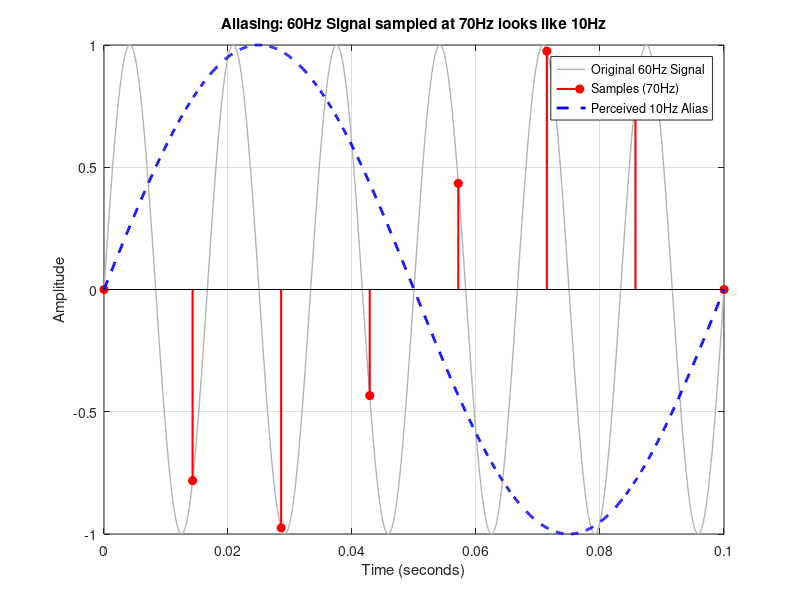

The MATLAB source for this figure:
% Aliasing Demonstration - Corrected
clear; clc; close all;

% 1. Setup Frequencies
f_sig = 60;             % Original Signal Frequency (60 Hz)
fs = 70;                % Sampling Frequency (70 Hz - Below Nyquist!)

% 2. Create the "Continuous" Reference
% We use a very tiny time step (0.0001) to make it look smooth
t_fine = 0:0.0001:0.1;  
x_cont = sin(2*pi*f_sig * t_fine);

% 3. Create the Sampled Signal
% This represents what the computer "sees" after sampling
t_samp = 0:1/fs:0.1;    
x_samp = sin(2*pi*f_sig * t_samp);

% 4. Calculate the "Alias" Frequency
% The perceived frequency is the difference between signal and sample rate
f_alias = abs(f_sig - fs); 
x_alias = sin(2*pi*f_alias * t_fine);

% --- Plotting ---
figure('Color', 'w', 'Name', 'Aliasing Demonstration');

% Plot 1: The fast original signal (Light Gray)
plot(t_fine, x_cont, 'Color', [0.7 0.7 0.7], 'LineWidth', 1); 
hold on;

% Plot 2: The actual samples taken (Red Dots)
stem(t_samp, x_samp, 'filled', 'r', 'LineWidth', 1.5);

% Plot 3: The "Ghost" Alias wave (Blue Dashed)
% This shows how the dots create a fake low-frequency signal
plot(t_fine, x_alias, 'b--', 'LineWidth', 2);

% --- Formatting ---
title(['Aliasing: ', num2str(f_sig), 'Hz Signal sampled at ', ...
    num2str(fs), 'Hz looks like ', num2str(f_alias), 'Hz']);
xlabel('Time (seconds)');
ylabel('Amplitude');
legend('Original 60Hz Signal', 'Samples (70Hz)', 'Perceived 10Hz Alias');
grid on;
